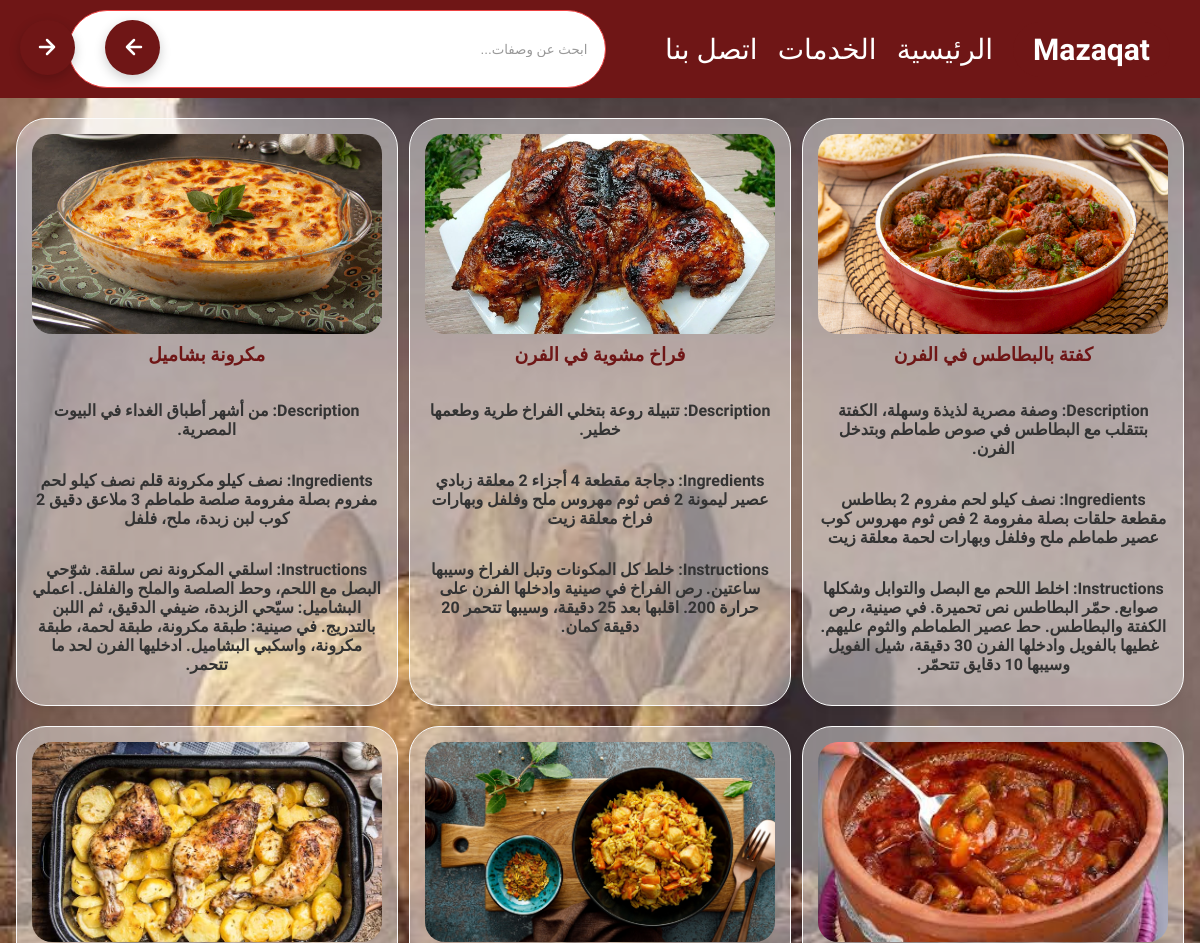
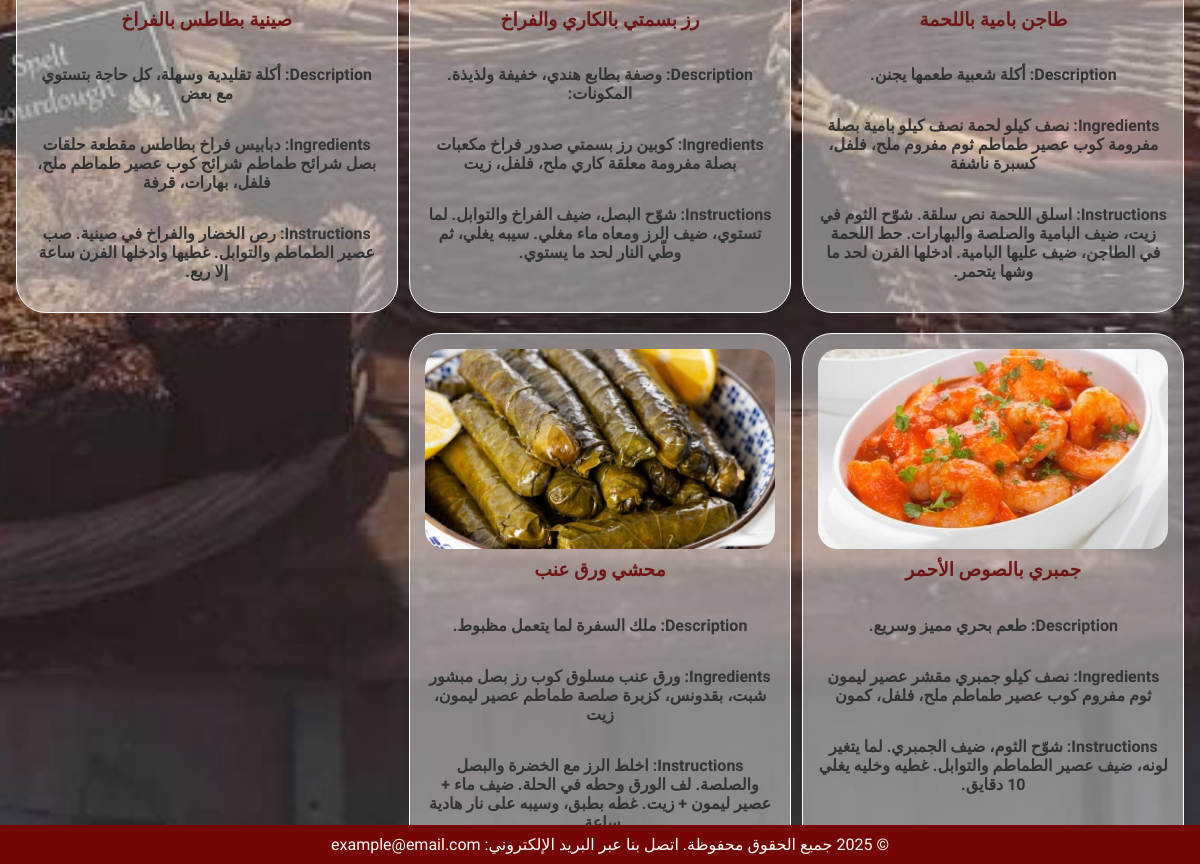
Page /lunch on the committed database (2 pictures, top to bottom).
### tables this page shows
CREATE TABLE recipes (
    id INTEGER PRIMARY KEY AUTOINCREMENT,
    name TEXT NOT NULL,
    description TEXT,
    ingredients TEXT,
    instructions TEXT,
    category_id INTEGER,
    FOREIGN KEY (category_id) REFERENCES categories (id)
);

### app.py (the view)
@app.route('/lunch')
def lunch():
    category = "lunch"  # Define category
    recipes = get_recipes_for_category(category)  # Fetch recipes based on category
    return render_template('lunch.html', recipes=recipes, category=category)

### app.py (called while the page is built)
def get_recipes_for_category(category):
    category_map = {
        'breakfast': 1,
        'lunch': 2,
        'dinner': 3,
        'desserts': 4,
        'mazaqat': 5
    }
    category_id = category_map.get(category.lower())
    if not category_id:
        return []
    with sqlite3.connect('database/recipes.db') as conn:
        cursor = conn.cursor()
        cursor.execute("SELECT * FROM recipes WHERE category_id = ?", (category_id,))
        recipes = cursor.fetchall()
    return recipes

### templates/lunch.html (shortened to what this page needs)
<!DOCTYPE html>
<html lang="ar" dir="rtl">
<head>
    <link rel="stylesheet" href="/static/homepage.css">
</head>
<body>
    <nav class="nav">
        <div class="container">
            <a href="homepage" class="logo">
                <h3>Mazaqat</h3>
            </a>
            <ul class="nav-links">
                <li><a href="homepage">الرئيسية</a></li>
                <li><a href="serv">الخدمات</a></li>
                <li><a href="#contact">اتصل بنا</a></li>
            </ul>
            <div class="search-container">
                <form action="#" method="GET">
                    <input type="text" placeholder="ابحث عن وصفات..." id="search-input">
                </form>
            </div>
            <div class="pagination">
                <a href="javascript:history.back()" class="previous" aria-label="رجوع">
                    <svg xmlns="http://www.w3.org/2000/svg" width="26" height="26" fill="none" stroke="white" stroke-width="2.5" stroke-linecap="round" stroke-linejoin="round" style="transform: scaleX(-1);"><path d="M5 12h14M12 5l7 7-7 7"/></svg>
                </a>
                <a href="javascript:history.forward()" class="next" aria-label="تقدم">
                    <svg xmlns="http://www.w3.org/2000/svg" width="26" height="26" fill="none" stroke="white" stroke-width="2.5" stroke-linecap="round" stroke-linejoin="round"><path d="M5 12h14M12 5l7 7-7 7"/></svg>
                </a>
            </div>
        </div>
    </nav>
    <div class="recipe-container">
        {% for recipe in recipes %}
        <div class="recipe-card">
            <img
                src="{% if recipe[1] == 'كشري مصري' %}{{ url_for('static', filename='images/koshari.jpg') }}{% else %}{{ url_for('static', filename='images/' + recipe[1] + '.jpg') }}{% endif %}"
                alt="{{ recipe[1] }}">
            <h3>{{ recipe[1] }}</h3>
            <p><strong>Description:</strong> {{ recipe[2] }}</p>
            <p><strong>Ingredients:</strong> {{ recipe[3] }}</p>
            <p><strong>Instructions:</strong> {{ recipe[4] }}</p>
        </div>
        {% endfor %}
    </div>
    <footer id="contact">
        <p>© 2025 جميع الحقوق محفوظة. اتصل بنا عبر البريد الإلكتروني: example@email.com</p>
    </footer>
</body>
</html>

### static/homepage.css (style rules this page uses)
body { background-image: url('/static/BG.jpg'); background-size: cover; background-position: center center; background-attachment: fixed; background-repeat: no-repeat; }
.nav { background-color: #6f1616; color: white; padding: 15px 0; }
.nav .container { display: flex; justify-content: space-between; align-items: center; max-width: 1200px; margin: 0 auto; padding: 0 20px; gap: 20px; }
.nav .logo { text-decoration: none; background-color: #6f1616; padding: 10px 20px; border-radius: 30px; transition: background-color 0.3s ease; }
.nav .logo h3 { font-size: 30px; color: white; margin: 0; }
.nav-links { list-style: none; padding: 0; margin: 0; display: flex; align-items: center; gap: 20px; }
.nav-links li a { color: white; text-decoration: none; font-size: 28px; transition: color 0.3s ease; }
.search-container input { height: 40px; padding: 10px; border: 1px solid #ee4343; border-radius: 40px; width: 300px; }
footer { background-color: #6f1616; color: white; text-align: center; padding: 10px; }
footer p { margin: 0; }
img { width: 100%; height: auto; }

### templates/lunch.html (style rules this page uses)
body { font-family: 'Tajawal', sans-serif; }
.nav { background-color: #6f1616; padding: 10px; }
html, body { height: 100%; margin: 0; display: flex; flex-direction: column; }
.nav .container { display: flex; justify-content: space-between; align-items: center; }
.nav .logo h3 { color: white; margin: 0; }
.nav-links { display: flex; list-style: none; margin: 0; padding: 0; }
.pagination { position: fixed; left: 20px; top: 20px; display: flex; gap: 30px; z-index: 1000; }
.pagination a { background-color: #6f1616; border-radius: 50%; width: 55px; height: 55px; display: flex; align-items: center; justify-content: center; box-shadow: 0 4px 12px rgba(0, 0, 0, 0.2); transition: transform 0.3s ease, background-color 0.3s ease; opacity: 0; transform: translateX(-50px); animation: slideIn 0.6s ease forwards; }
.pagination a.next { transform: translateX(50px); animation-delay: 0.2s; }
.pagination svg { transition: transform 0.3s ease; }
.search-container { display: flex; justify-content: center; flex-grow: 1; position: relative; }
.search-container input { padding: 18px; width: 500px; border: 1px solid #ee4343; border-radius: 40px; }
.search-container input::placeholder { color: #999; }
.recipe-container { display: grid; grid-template-columns: repeat(auto-fit, minmax(300px, 1fr)); gap: 20px; margin: 20px; justify-items: center; }
.recipe-card { background-color: #f9f9f972; border: 1px solid #fbfbfb; padding: 15px; border-radius: 30px; box-shadow: 0 4px 6px rgba(0, 0, 0, 0.05); display: flex; flex-direction: column; align-items: center; max-width: 350px; width: 100%; opacity: 0; transform: translateY(20px); animation: fadeInUp 0.6s ease forwards; transition: transform 0.3s ease, box-shadow 0.3s ease; }
.recipe-card img { width: 100%; height: 200px; object-fit: cover; border-radius: 20px; margin-bottom: 10px; }
.recipe-card h3 { color: #6f1616; margin-top: 0; text-align: center; }
.recipe-card p { color: #333; font-weight: bold; text-align: center; }
footer { text-align: center; padding: 10px; background-color: #760606; color: white; margin-top: 50px; position: fixed; left: 0; bottom: 0; width: 100%; }

### rows in the picture
recipes: name (picture), name "كفتة بالبطاطس في الفرن", description "وصفة مصرية لذيذة وسهلة، الكفتة بتتقلب مع البطاطس في صوص طماطم وبتدخل الفرن.", ingredients "نصف كيلو لحم مفروم 2 بطاطس مقطعة حلقات بصلة مفرومة 2 فص ثوم مهروس كوب عصير طماطم ملح وفلفل وبهارات لحمة معلقة زيت", instructions "اخلط اللحم مع البصل والتوابل وشكلها صوابع. حمّر البطاطس نص تحميرة. في صينية، رص الكفتة والبطاطس. حط عصير الطماطم والثوم عليهم. غطيها بالفويل وادخلها الفرن 30 دقيقة، شيل الفويل وسيبها 10 دقايق تتحمّر."
recipes: name (picture), name "فراخ مشوية في الفرن", description "تتبيلة روعة بتخلي الفراخ طرية وطعمها خطير.", ingredients "دجاجة مقطعة 4 أجزاء 2 معلقة زبادي عصير ليمونة 2 فص ثوم مهروس ملح وفلفل وبهارات فراخ معلقة زيت", instructions "خلط كل المكونات وتبل الفراخ وسيبها ساعتين. رص الفراخ في صينية وادخلها الفرن على حرارة 200. اقلبها بعد 25 دقيقة، وسيبها تتحمر 20 دقيقة كمان."
recipes: name (picture), name "مكرونة بشاميل", description "من أشهر أطباق الغداء في البيوت المصرية.", ingredients "نصف كيلو مكرونة قلم نصف كيلو لحم مفروم بصلة مفرومة صلصة طماطم 3 ملاعق دقيق 2 كوب لبن زبدة، ملح، فلفل", instructions "اسلقي المكرونة نص سلقة. شوّحي البصل مع اللحم، وحط الصلصة والملح والفلفل. اعملي البشاميل: سيّحي الزبدة، ضيفي الدقيق، ثم اللبن بالتدريج. في صينية: طبقة مكرونة، طبقة لحمة، طبقة مكرونة، واسكبي البشاميل. ادخليها الفرن لحد ما تتحمر."
recipes: name (picture), name "طاجن بامية باللحمة", description "أكلة شعبية طعمها يجنن.", ingredients "نصف كيلو لحمة نصف كيلو بامية بصلة مفرومة كوب عصير طماطم ثوم مفروم ملح، فلفل، كسبرة ناشفة", instructions "اسلق اللحمة نص سلقة. شوّح الثوم في زيت، ضيف البامية والصلصة والبهارات. حط اللحمة في الطاجن، ضيف عليها البامية. ادخلها الفرن لحد ما وشها يتحمر."
recipes: name (picture), name "رز بسمتي بالكاري والفراخ", description "وصفة بطابع هندي، خفيفة ولذيذة. المكونات:", ingredients "كوبين رز بسمتي صدور فراخ مكعبات بصلة مفرومة معلقة كاري ملح، فلفل، زيت", instructions "شوّح البصل، ضيف الفراخ والتوابل. لما تستوي، ضيف الرز ومعاه ماء مغلي. سيبه يغلي، ثم وطّي النار لحد ما يستوي."
recipes: name (picture), name "صينية بطاطس بالفراخ", description "أكلة تقليدية وسهلة، كل حاجة بتستوي مع بعض", ingredients "دبابيس فراخ بطاطس مقطعة حلقات بصل شرائح طماطم شرائح كوب عصير طماطم ملح، فلفل، بهارات، قرفة", instructions "رص الخضار والفراخ في صينية. صب عصير الطماطم والتوابل. غطيها وادخلها الفرن ساعة إلا ربع."
recipes: name (picture), name "جمبري بالصوص الأحمر", description "طعم بحري مميز وسريع.", ingredients "نصف كيلو جمبري مقشر عصير ليمون ثوم مفروم كوب عصير طماطم ملح، فلفل، كمون", instructions "شوّح الثوم، ضيف الجمبري. لما يتغير لونه، ضيف عصير الطماطم والتوابل. غطيه وخليه يغلي 10 دقايق."
recipes: name (picture), name "محشي ورق عنب", description "ملك السفرة لما يتعمل مظبوط.", ingredients "ورق عنب مسلوق كوب رز بصل مبشور شبت، بقدونس، كزبرة صلصة طماطم عصير ليمون، زيت", instructions "اخلط الرز مع الخضرة والبصل والصلصة. لف الورق وحطه في الحلة. ضيف ماء + عصير ليمون + زيت. غطه بطبق، وسيبه على نار هادية ساعة."
